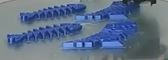
#> input picture test/object_tracking/4-OBJECT.JPG, 168 x 60 px, found by its file name
$ python watershed_test.py
#> lines starting #> are read from the running program, lines starting #| are printed output that depends on the picture; after the words box and inside, x2 and y2 are one past the last pixel; in counts of white or black regions, pixels touching at a corner belong together
#分水嶺演算法嘗試

import cv2
import numpy as np
import matplotlib.pyplot as plt


#影像前處理
img = cv2.imread('4-OBJECT.jpg')
#> img is the input picture: shape (60, 168, 3); mean B, G, R 136.3, 111.8, 95.2
gray = cv2.cvtColor(img,cv2.COLOR_BGR2GRAY)
res = np.uint8(np.clip((1.28 * gray + 7.56), 0, 255))  #對比
ret,thresh = cv2.threshold(res,100,255,cv2.THRESH_BINARY_INV)
#> thresh: shape (60, 168); 11.1% white; 76 white regions (60 under 20 px), largest, box (x1, y1, x2, y2) and area: (115, 0, 156, 17) 280, (118, 22, 137, 32) 76, (71, 6, 86, 14) 63

img2 = cv2.resize(img,None,fx=2,fy=2,interpolation=cv2.INTER_LINEAR)
res2 = cv2.resize(res,None,fx=2,fy=2,interpolation=cv2.INTER_LINEAR)
thresh2 = cv2.resize(thresh,None,fx=2,fy=2,interpolation=cv2.INTER_LINEAR)

#形態學
kernel = np.ones((4,4),np.uint8)
kernel2 = np.ones((3,3),np.uint8)
closing = cv2.morphologyEx(thresh2,cv2.MORPH_CLOSE,kernel,iterations=2) #先膨脹在腐蝕
sure_bg = cv2.dilate(closing,kernel2,iterations=3)

#獲取確定的前景區域
dist_transform=cv2.distanceTransform(closing,cv2.DIST_L2,3)
ret,sure_fg = cv2.threshold(dist_transform,0.05*dist_transform.max(),255,0)
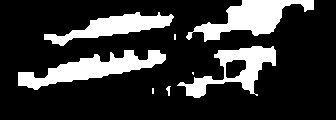
#> sure_fg: shape (120, 336) float32; 20.4% white; 8 white regions (3 under 20 px), largest, box (x1, y1, x2, y2) and area: (18, 50, 166, 90) 2367, (186, 0, 314, 42) 2240, (177, 46, 276, 98) 1831, (44, 12, 174, 46) 1722, (166, 86, 171, 96) 27
#> ret = 1.1
sure_fg = np.uint8(sure_fg)
unknown = cv2.subtract(sure_bg,sure_fg)
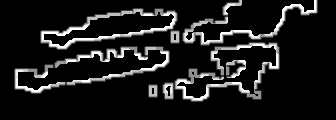
#> unknown: shape (120, 336); min 0, max 255, mean 27.1

#設置柵欄 (連通元件)
ret,markers = cv2.connectedComponents(sure_fg)
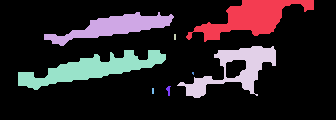
#> markers: shape (120, 336) int32; 9 distinct labels, from 0 to 8; one colour per label, 0 black
#> ret = 9
markers=markers+1
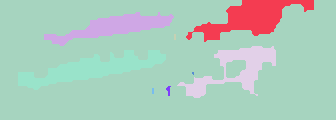
#> markers: shape (120, 336) int32; 9 distinct labels, from 1 to 9; one colour per label, 0 black
markers[unknown==255]=0
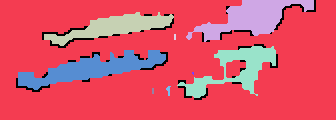
#> markers: shape (120, 336) int32; 10 distinct labels, from 0 to 9; one colour per label, 0 black

#打開門讓水進來 並把柵欄會呈紅色
markers=cv2.watershed(img2,markers)
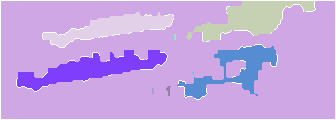
#> markers: shape (120, 336) int32; 10 distinct labels, from -1 to 9; one colour per label, 0 black, -1 white
img2[markers==-1] = [0,0,255]
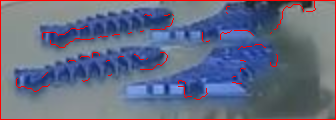
#> img2: shape (120, 336, 3); mean B, G, R 131.4, 107.4, 100.7

cv2.imshow('test',img2)      #效果不好無法找邊界....................................


#cv2.imshow('test',img)
#cv2.imshow('test',np.hstack((sure_bg,sure_fg)))
k = cv2.waitKey(0)
#> (key Esc is pressed here)
if k==ord('ｑ'):
    cv2.destroyAllWindows(0)
